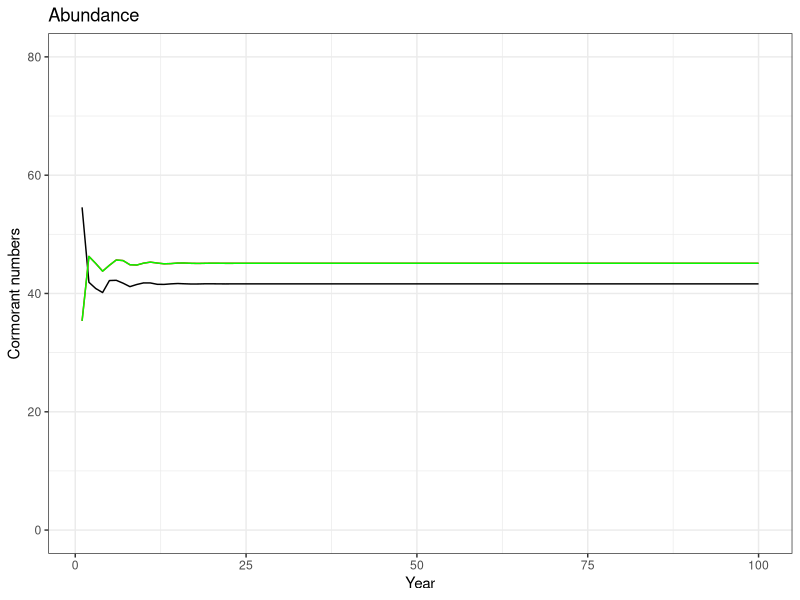

Write R code to recreate this figure.
# Assignment 2.3c Using Third model - meta-population with age structure
# Three sub-populations, different dynamics, density dependent movement

# See lines 69-81 for solution code

# Step 1: Create an array of initial numbers at age, by sub-population
# Note that R normally has "1" as the first index of a vector, so 
#  for us Birds[1] is actually age 0 birds...

birds <- array(c(15,15,15,
                 10,10,10,
                 5,5,5,
                 3,3,3,
                 10,10,10),
               dim=(c(3,5)))

# Step 2: Define variables for birth and death processes (same as First_Model!)
# for this Assignment we need to make the birth and death parameters vectors to
# distinguish among sub-populations
a <- rep(2,3)  
b <- rep(.0046,3)
c <- rep(1,3)
d <- rep(50,3)

#Try a larger max birth rate and a less sensitive max death rate for pop 1
a[1] <- 4
d[1] <- 100

# Step 3: Create a movement matrix - initially set movement to zero
move <- t(array(c(1,0,0,
                  0,1,0,
                  0,0,1), dim = c(3,3))) # NB - transposed to make code look like result

#Step 4: Set up containers for time series of numbers
birds_over_time <- array(0,dim=c(3,5,100))
sub_pop_over_time <- array(0,dim=c(3,100))

# Step 5: Start the main simulation loop over time
for (i in 1:100) {   # we will run the model for 100 time steps
  # Step 6: For each sub-population...

  # Step 7: Move birds among sub-populations (tautology part 1)
    for (k in 1:5) {  # ages
      birds[,k] <- colSums(birds[,k]*move) # Sums birds coming to each subpop from other subpops, including those that stay
    }

  for (j in 1:3) { # loop over sub-populations 
  # Step 8: Calculate the birth and death rates according to our dynamic processes
  births_per_female <- a[j] * exp(-b[j] * sum(birds[j,4:5]))  # only mature (age 3,4+) birds affect birth rate
  deaths_per_capita <- c[j] * sum(birds[j,]) / (d[j] + sum(birds[j,]))  # all birds affect death rate
  
  # Convert rates to actual numbers
  births <- births_per_female * sum(birds[j,4:5]) / 2  # divide by 2 because per female, only age 3 and older are mature
  deaths <- deaths_per_capita * birds[j,]   # note: deaths will be a vector by age, just like birds

  # Step 9: Now tautology part 2
  # First the plus group: subtract deaths for the oldest two age groups
  birds[j,5] <- birds[j,5] + birds[j,4] - deaths[5] - deaths[4]
  # Next the remaining ages except babies, working backwards
  for (k in 4:2) { #loop backwards over ages
    birds[j,k] <- birds[j,k-1] - deaths[k-1]
  }
  # Step 10: Finally, the babies
  birds[j,1] <- births  
   
# Step 11: Update the vectors of numbers and rates
birds_over_time[j,,i] <- birds[j,]
sub_pop_over_time[j,i] <- sum(birds_over_time[j,,i])

# Add density-dependent movement out of sup pop 1
# Suppose no movement if sub_pop[1]<= 30 birds
# Above 30 birds, proportion remaining declines linearly to zero when sub_pop reaches 100
# Birds that leave are split equally between sub_pops 2 and 3
if (sub_pop_over_time[1,i]>30) {
  move[1,1] <- 1 - 1/70 * (sub_pop_over_time[1,i]-30)
  move[1,2] <- 1 - move[1,1]/2
  move[1,3] <- move[1,2]
}
else {
  move[1,1] <- 1
  move[1,2:3] <- 0
}

# close the time loop
  }}

# Step 12: Plot the results
library(ggplot2)
x <- seq(from=1,to=100)
Number_plot <- ggplot() +
  geom_line(mapping=aes(x=x,y=sub_pop_over_time[1,])) +
  geom_line(mapping=aes(x=x,y=sub_pop_over_time[2,]),
            color="red") +
  geom_line(mapping=aes(x=x,y=sub_pop_over_time[3,]),
            color="green") +
    labs(title = "Abundance",
       x = "Year",
       y = "Cormorant numbers") +
  coord_cartesian(ylim=c(0,80)) +
  theme_bw()
plot(Number_plot)
